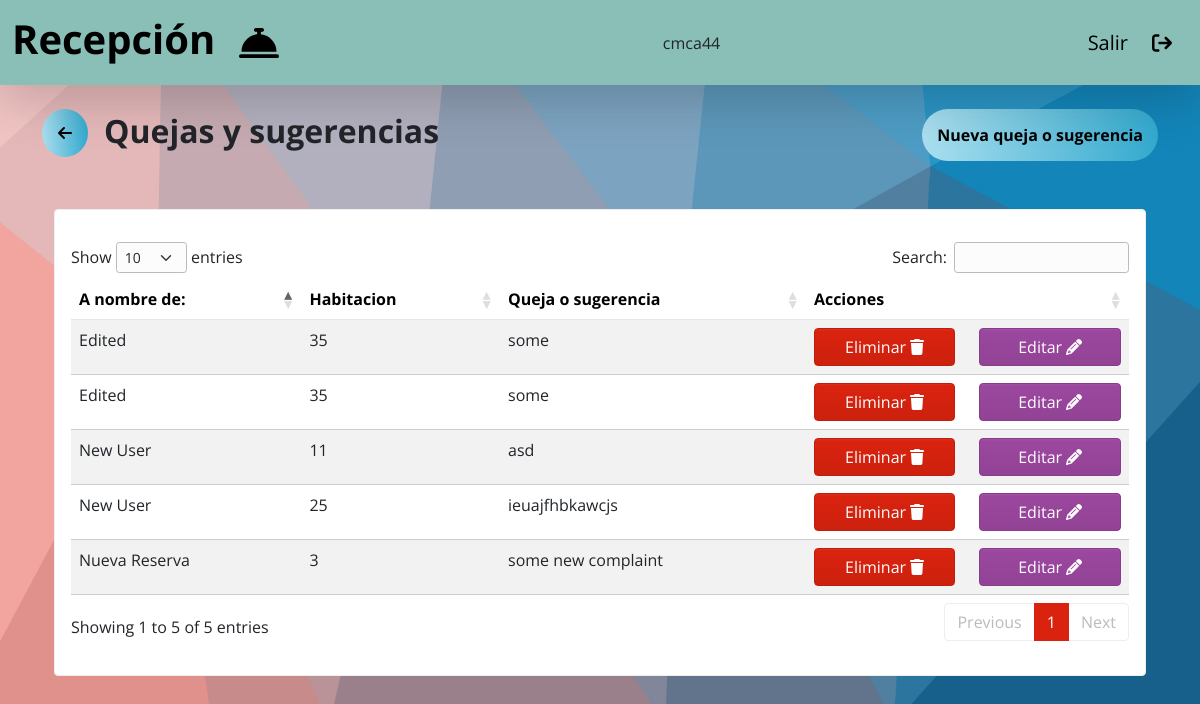
Before: /csuggestion/ (signed in) with the older database file.
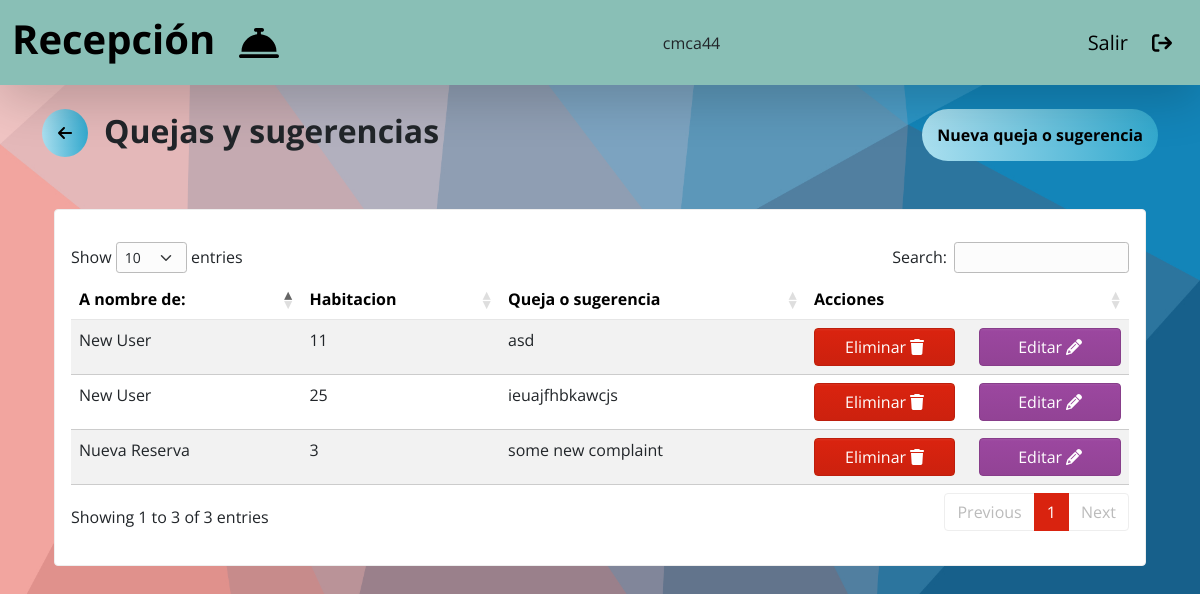
After: the same page with the newer database file.
### main/models.py (models this page shows, shortened)
class QSugerencias(models.Model):
    name = models.ForeignKey(Reservacion, on_delete=models.CASCADE)
    roomNumber = models.ForeignKey(Habitacion, on_delete=models.CASCADE)
    info = models.CharField(max_length=500)
    doneResponse = models.BooleanField(default=False)
    response = models.CharField(max_length=500, default='')

class Reservacion(models.Model):
    name = models.CharField(max_length=50)
    lastName = models.CharField(max_length=50)
    entry_date = models.DateField()
    out_date = models.DateField()
    roomNumber = models.ForeignKey(Habitacion, on_delete=models.CASCADE)
    def __str__(self):
        return self.name

class Habitacion(models.Model):
    roomNumber = models.IntegerField(primary_key=True)
    dispo = models.BooleanField(default=True)
    def __str__(self):
        return self.roomNumber.__str__()

### main/views.py (the view)
# urls.py: path('csuggestion/', views.complaintSuggestion, name='csuggestions'),
@login_required
def complaintSuggestion(request):
    cs = QSugerencias.objects.all()
    context = {'cs': cs}
    return render(request, 'complaint_suggestions/csuggestions.html', context)

### main/templates/complaint_suggestions/csuggestions.html
{% extends 'base.html' %} {% load static %} {% block content %}
<section class="container pt-4">
  <div class="d-flex justify-content-between">
    <div class="d-flex align-items-center gap-3">
      <a
        href="{% url 'home' %}"
        class="text-decoration-none"
        style="color: black"
        ><i
          class="fa-solid fa-arrow-left rounded-circle p-3 back-arrow-button"
        ></i
      ></a>
      <h2 class="fw-bold">Quejas y sugerencias</h2>
    </div>
    <a
      href="{% url 'newCSuggestion' %}"
      class="text-decoration-none gbutton"
      >Nueva queja o sugerencia</a
    >
  </div>
  <section class="container my-5 w-100 w-md-75">
    <div class="card py-3">
      <div class="card-body">
        <table id="table_id" class="display table table-striped">
          <thead class="table-light">
            <tr>
              <th>A nombre de:</th>
              <th>Habitacion</th>
              <th>Queja o sugerencia</th>
              <th>Acciones</th>
            </tr>
          </thead>
          <tbody>
            {% for csdata in cs %}
            <tr>
              <td>{{csdata.name}}</td>
              <td>{{csdata.roomNumber}}</td>
              <td>{{csdata.info}}</td>
              <td>
                <div class="d-flex gap-4">
                  <a
                    href="{% url 'deleteCSuggestion' csdata.id %}"
                    class="btn btn-primary w-50"
                    >Eliminar
                    <i class="fa-solid fa-trash"></i>
                  </a>
                  <a
                    href="{% url 'editCSuggestion' csdata.id %}"
                    class="btn btn-danger w-50"
                    >Editar
                    <i class="fa-solid fa-pencil"></i>
                  </a>
                </div>
              </td>
            </tr>
            {% endfor %}
          </tbody>
        </table>
      </div>
    </div>
  </section>
</section>
{% endblock content %}

Changed rows visible on the page:
removed QSugerencias: name "Edited", roomNumber "35", info "some"
removed QSugerencias: name "Edited", roomNumber "35", info "some"
Other visible differences:
text written by a page script: "Show entries Search: Showing 1 to 5 of 5 entries Previous 1 Next" → "Show entries Search: Showing 1 to 3 of 3 entries Previous 1 Next"
